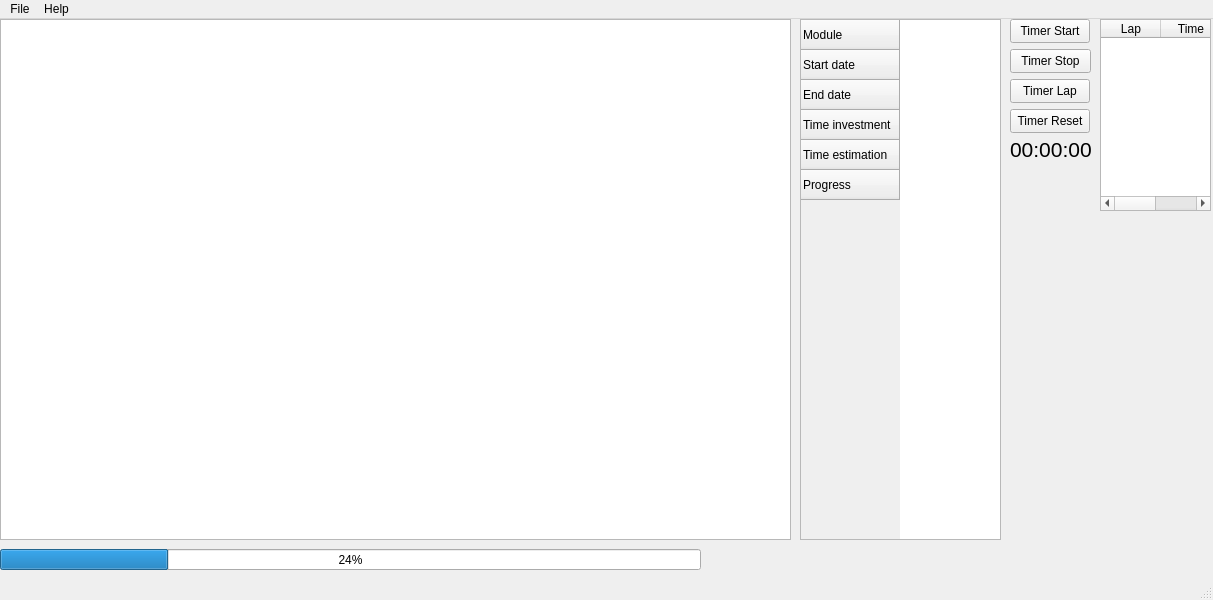
<?xml version="1.0" encoding="UTF-8"?>
<ui version="4.0">
 <class>MainWindow</class>
 <widget class="QMainWindow" name="MainWindow">
  <property name="geometry">
   <rect>
    <x>0</x>
    <y>0</y>
    <width>1213</width>
    <height>600</height>
   </rect>
  </property>
  <property name="windowTitle">
   <string>MainWindow</string>
  </property>
  <widget class="QWidget" name="centralwidget">
   <widget class="QPushButton" name="TStart_button">
    <property name="geometry">
     <rect>
      <x>1010</x>
      <y>0</y>
      <width>80</width>
      <height>24</height>
     </rect>
    </property>
    <property name="text">
     <string>Timer Start</string>
    </property>
   </widget>
   <widget class="QPushButton" name="TStop_button">
    <property name="geometry">
     <rect>
      <x>1010</x>
      <y>30</y>
      <width>81</width>
      <height>24</height>
     </rect>
    </property>
    <property name="text">
     <string>Timer Stop</string>
    </property>
   </widget>
   <widget class="QPushButton" name="TLap_button">
    <property name="geometry">
     <rect>
      <x>1010</x>
      <y>60</y>
      <width>80</width>
      <height>24</height>
     </rect>
    </property>
    <property name="text">
     <string>Timer Lap</string>
    </property>
   </widget>
   <widget class="QPushButton" name="TReset_button">
    <property name="geometry">
     <rect>
      <x>1010</x>
      <y>90</y>
      <width>80</width>
      <height>24</height>
     </rect>
    </property>
    <property name="text">
     <string>Timer Reset</string>
    </property>
   </widget>
   <widget class="QLabel" name="labelTimer">
    <property name="geometry">
     <rect>
      <x>1010</x>
      <y>100</y>
      <width>81</width>
      <height>61</height>
     </rect>
    </property>
    <property name="font">
     <font>
      <pointsize>16</pointsize>
     </font>
    </property>
    <property name="text">
     <string>00:00:00</string>
    </property>
   </widget>
   <widget class="QTableWidget" name="LapsTable">
    <property name="geometry">
     <rect>
      <x>1100</x>
      <y>0</y>
      <width>111</width>
      <height>192</height>
     </rect>
    </property>
    <attribute name="horizontalHeaderDefaultSectionSize">
     <number>60</number>
    </attribute>
    <column>
     <property name="text">
      <string>Lap</string>
     </property>
    </column>
    <column>
     <property name="text">
      <string>Time</string>
     </property>
    </column>
   </widget>
   <widget class="QTableWidget" name="MainTable">
    <property name="geometry">
     <rect>
      <x>0</x>
      <y>0</y>
      <width>791</width>
      <height>521</height>
     </rect>
    </property>
   </widget>
   <widget class="QProgressBar" name="progressBar">
    <property name="geometry">
     <rect>
      <x>0</x>
      <y>530</y>
      <width>701</width>
      <height>21</height>
     </rect>
    </property>
    <property name="value">
     <number>24</number>
    </property>
   </widget>
   <widget class="QTableWidget" name="DetailTable">
    <property name="geometry">
     <rect>
      <x>800</x>
      <y>0</y>
      <width>201</width>
      <height>521</height>
     </rect>
    </property>
    <row>
     <property name="text">
      <string>Module</string>
     </property>
    </row>
    <row>
     <property name="text">
      <string>Start date</string>
     </property>
    </row>
    <row>
     <property name="text">
      <string>End date</string>
     </property>
    </row>
    <row>
     <property name="text">
      <string>Time investment</string>
     </property>
    </row>
    <row>
     <property name="text">
      <string>Time estimation</string>
     </property>
    </row>
    <row>
     <property name="text">
      <string>Progress</string>
     </property>
    </row>
   </widget>
  </widget>
  <widget class="QMenuBar" name="menubar">
   <property name="geometry">
    <rect>
     <x>0</x>
     <y>0</y>
     <width>1213</width>
     <height>21</height>
    </rect>
   </property>
   <widget class="QMenu" name="menuFile">
    <property name="title">
     <string>File</string>
    </property>
   </widget>
   <widget class="QMenu" name="menuHelp">
    <property name="title">
     <string>Help</string>
    </property>
   </widget>
   <addaction name="menuFile"/>
   <addaction name="menuHelp"/>
  </widget>
  <widget class="QStatusBar" name="statusbar"/>
 </widget>
 <resources/>
 <connections/>
</ui>
